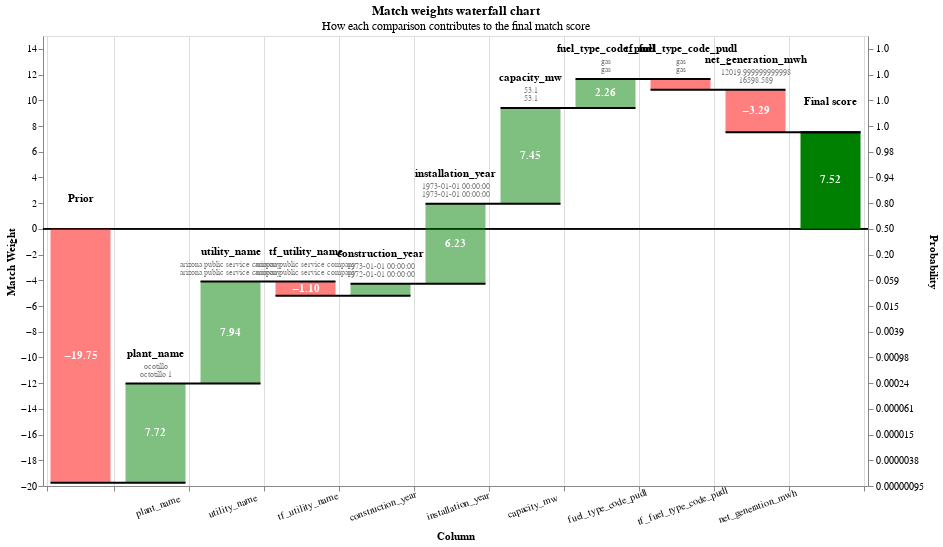

The cell this chart's notebook holds for it:
### Code cell
rec_pred = rec_pred.to_dict(orient="records")
linker.waterfall_chart(rec_pred, filter_nulls=False)

### Figure 1 — Vega-Lite specification as saved in the notebook (floating-point values rounded to 4 significant figures)
{"config": {"view": {"continuousWidth": 400, "continuousHeight": 300}}, "layer": [{"layer": [{"mark": "rule", "encoding": {"color": {"value": "black"}, "size": {"value": 0.5}, "y": {"field": "zero", "type": "quantitative"}}}, {"mark": {"type": "bar", "width": 60}, "encoding": {"color": {"condition": {"test": "(datum.log2_bayes_factor < 0)", "value": "red"}, "value": "green"}, "opacity": {"condition": {"test": "datum.column_name == 'Prior match weight' || datum.column_name == 'Final score'", "value": 1}, "value": 0.5}, "tooltip": [{"field": "column_name", "title": "Comparison column", "type": "nominal"}, {"field": "value_l", "title": "Value (L)", "type": "nominal"}, {"field": "value_r", "title": "Value (R)", "type": "nominal"}, {"field": "label_for_charts", "title": "Label", "type": "ordinal"}, {"field": "sql_condition", "title": "SQL condition", "type": "nominal"}, {"field": "comparison_vector_value", "title": "Comparison vector value", "type": "nominal"}, {"field": "bayes_factor", "format": ",.4f", "title": "Bayes factor = m/u", "type": "quantitative"}, {"field": "log2_bayes_factor", "format": ",.4f", "title": "Match weight = log2(m/u)", "type": "quantitative"}, {"field": "prob", "format": ".4f", "title": "Cumulative match probability", "type": "quantitative"}, {"field": "bayes_factor_description", "title": "Match weight description", "type": "nominal"}], "x": {"axis": {"grid": true, "labelAlign": "center", "labelAngle": -20, "labelExpr": "datum.value == 'Prior' || datum.value == 'Final score' ? '' : datum.value", "labelPadding": 10, "tickBand": "extent", "title": "Column"}, "field": "column_name", "sort": {"field": "bar_sort_order", "order": "ascending"}, "type": "nominal"}, "y": {"axis": {"grid": false, "orient": "left", "title": "Match Weight"}, "field": "previous_sum", "type": "quantitative"}, "y2": {"field": "sum"}}}, {"mark": {"type": "text", "fontWeight": "bold"}, "encoding": {"color": {"value": "white"}, "text": {"condition": {"test": "abs(datum.log2_bayes_factor) > 1", "field": "log2_bayes_factor", "format": ".2f", "type": "nominal"}, "value": ""}, "x": {"axis": {"labelAngle": -20, "title": "Column"}, "field": "column_name", "sort": {"field": "bar_sort_order", "order": "ascending"}, "type": "nominal"}, "y": {"axis": {"orient": "left"}, "field": "center", "type": "quantitative"}}}, {"mark": {"type": "text", "baseline": "bottom", "dy": -25, "fontWeight": "bold"}, "encoding": {"color": {"value": "black"}, "text": {"field": "column_name", "type": "nominal"}, "x": {"axis": {"labelAngle": -20, "title": "Column"}, "field": "column_name", "sort": {"field": "bar_sort_order", "order": "ascending"}, "type": "nominal"}, "y": {"field": "sum_top", "type": "quantitative"}}}, {"mark": {"type": "text", "baseline": "bottom", "dy": -13, "fontSize": 8}, "encoding": {"color": {"value": "grey"}, "text": {"field": "value_l", "type": "nominal"}, "x": {"axis": {"labelAngle": -20, "title": "Column"}, "field": "column_name", "sort": {"field": "bar_sort_order", "order": "ascending"}, "type": "nominal"}, "y": {"field": "sum_top", "type": "quantitative"}}}, {"mark": {"type": "text", "baseline": "bottom", "dy": -5, "fontSize": 8}, "encoding": {"color": {"value": "grey"}, "text": {"field": "value_r", "type": "nominal"}, "x": {"axis": {"labelAngle": -20, "title": "Column"}, "field": "column_name", "sort": {"field": "bar_sort_order", "order": "ascending"}, "type": "nominal"}, "y": {"field": "sum_top", "type": "quantitative"}}}]}, {"mark": {"type": "rule", "color": "black", "strokeWidth": 2, "x2Offset": 30, "xOffset": -30}, "encoding": {"x": {"axis": {"labelAngle": -20, "title": "Column"}, "field": "column_name", "sort": {"field": "bar_sort_order", "order": "ascending"}, "type": "nominal"}, "x2": {"field": "lead"}, "y": {"axis": {"labelExpr": "format(1 / (1 + pow(2, -1*datum.value)), '.2r')", "orient": "right", "title": "Probability"}, "field": "sum", "scale": {"zero": false}, "type": "quantitative"}}}], "data": {"name": "data-12bd405fb9d9baf8d51b933324b0893b"}, "height": 450, "params": [{"name": "record_number", "bind": {"input": "range", "max": 0, "min": 0, "step": 1}, "value": 0}], "resolve": {"axis": {"y": "independent"}}, "title": {"text": "Match weights waterfall chart", "subtitle": "How each comparison contributes to the final match score"}, "transform": [{"filter": "(datum.record_number == record_number)"}, {"window": [{"op": "sum", "field": "log2_bayes_factor", "as": "sum"}, {"op": "lead", "field": "column_name", "as": "lead"}], "frame": [null, 0]}, {"calculate": "datum.column_name === \"Final score\" ? datum.sum - datum.log2_bayes_factor : datum.sum", "as": "sum"}, {"calculate": "datum.lead === null ? datum.column_name : datum.lead", "as": "lead"}, {"calculate": "datum.column_name === \"Final score\" || datum.column_name === \"Prior match weight\" ? 0 : datum.sum - datum.log2_bayes_factor", "as": "previous_sum"}, {"calculate": "datum.sum > datum.previous_sum ? datum.column_name : \"\"", "as": "top_label"}, {"calculate": "datum.sum < datum.previous_sum ? datum.column_name : \"\"", "as": "bottom_label"}, {"calculate": "datum.sum > datum.previous_sum ? datum.sum : datum.previous_sum", "as": "sum_top"}, {"calculate": "datum.sum < datum.previous_sum ? datum.sum : datum.previous_sum", "as": "sum_bottom"}, {"calculate": "(datum.sum + datum.previous_sum) / 2", "as": "center"}, {"calculate": "(datum.log2_bayes_factor > 0 ? \"+\" : \"\") + datum.log2_bayes_factor", "as": "text_log2_bayes_factor"}, {"calculate": "datum.sum < datum.previous_sum ? 4 : -4", "as": "dy"}, {"calculate": "datum.sum < datum.previous_sum ? \"top\" : \"bottom\"", "as": "baseline"}, {"calculate": "1. / (1 + pow(2, -1.*datum.sum))", "as": "prob"}, {"calculate": "0*datum.sum", "as": "zero"}], "width": {"step": 75}, "$schema": "https://vega.github.io/schema/vega-lite/v5.9.3.json", "datasets": {"data-12bd405fb9d9baf8d51b933324b0893b": [{"column_name": "Prior", "label_for_charts": "Starting match weight (prior)", "sql_condition": null, "log2_bayes_factor": -19.75, "bayes_factor": 1.131e-06, "comparison_vector_value": null, "m_probability": null, "u_probability": null, "bayes_factor_description": null, "value_l": "", "value_r": "", "term_frequency_adjustment": null, "bar_sort_order": 0, "record_number": 0}, {"column_name": "plant_name", "label_for_charts": "Jaro_winkler_similarity >= 0.8", "sql_condition": "jaro_winkler_similarity(\"plant_name_l\", \"plant_name_r\") >= 0.8", "log2_bayes_factor": 7.717, "bayes_factor": 210.4, "comparison_vector_value": 2, "m_probability": 0.1692, "u_probability": 0.000804, "bayes_factor_description": "If comparison level is `jaro_winkler_similarity >= 0.8` then comparison is 210.42 times more likely to be a match", "value_l": "ocotillo", "value_r": "octotillo 1", "term_frequency_adjustment": false, "bar_sort_order": 1, "record_number": 0}, {"column_name": "utility_name", "label_for_charts": "Exact match utility_name", "sql_condition": "\"utility_name_l\" = \"utility_name_r\"", "log2_bayes_factor": 7.94, "bayes_factor": 245.6, "comparison_vector_value": 4, "m_probability": 0.4583, "u_probability": 0.001866, "bayes_factor_description": "If comparison level is `exact match utility_name` then comparison is 245.59 times more likely to be a match", "value_l": "arizona public service company", "value_r": "arizona public service company", "term_frequency_adjustment": false, "bar_sort_order": 2, "record_number": 0}, {"column_name": "tf_utility_name", "label_for_charts": "Term freq adjustment on utility_name with weight {cl.tf_adjustment_weight}", "sql_condition": "\"utility_name_l\" = \"utility_name_r\"", "log2_bayes_factor": -1.103, "bayes_factor": 0.4656, "comparison_vector_value": 4, "m_probability": null, "u_probability": null, "bayes_factor_description": "Term frequency adjustment on utility_name makes comparison  2.15 times less likely to be a match", "value_l": "arizona public service company", "value_r": "arizona public service company", "term_frequency_adjustment": true, "bar_sort_order": 3, "record_number": 0}, {"column_name": "construction_year", "label_for_charts": "Within 1 year", "sql_condition": "\n            abs(date_diff('year', \"construction_year_l\",\n              \"construction_year_r\")) <= 1\n        ", "log2_bayes_factor": 0.9277, "bayes_factor": 1.902, "comparison_vector_value": 2, "m_probability": 0.03654, "u_probability": 0.01921, "bayes_factor_description": "If comparison level is `within 1 year` then comparison is 1.90 times more likely to be a match", "value_l": "1973-01-01 00:00:00", "value_r": "1972-01-01 00:00:00", "term_frequency_adjustment": false, "bar_sort_order": 4, "record_number": 0}, {"column_name": "installation_year", "label_for_charts": "Exact match", "sql_condition": "\"installation_year_l\" = \"installation_year_r\"", "log2_bayes_factor": 6.231, "bayes_factor": 75.11, "comparison_vector_value": 3, "m_probability": 0.914, "u_probability": 0.01217, "bayes_factor_description": "If comparison level is `exact match` then comparison is 75.11 times more likely to be a match", "value_l": "1973-01-01 00:00:00", "value_r": "1973-01-01 00:00:00", "term_frequency_adjustment": false, "bar_sort_order": 5, "record_number": 0}, {"column_name": "capacity_mw", "label_for_charts": "< 0.01% diff", "sql_condition": "(abs(\"capacity_mw_l\" - \"capacity_mw_r\")/\n            (case\n                when \"capacity_mw_r\" > \"capacity_mw_l\"\n                then \"capacity_mw_r\"\n                else \"capacity_mw_l\"\n            end))\n            < 0.0001", "log2_bayes_factor": 7.445, "bayes_factor": 174.3, "comparison_vector_value": 4, "m_probability": 0.4349, "u_probability": 0.002496, "bayes_factor_description": "If comparison level is `< 0.01% diff` then comparison is 174.25 times more likely to be a match", "value_l": "53.1", "value_r": "53.1", "term_frequency_adjustment": false, "bar_sort_order": 6, "record_number": 0}, {"column_name": "fuel_type_code_pudl", "label_for_charts": "Exact match", "sql_condition": "\"fuel_type_code_pudl_l\" = \"fuel_type_code_pudl_r\"", "log2_bayes_factor": 2.257, "bayes_factor": 4.78, "comparison_vector_value": 1, "m_probability": 0.8968, "u_probability": 0.1876, "bayes_factor_description": "If comparison level is `exact match` then comparison is 4.78 times more likely to be a match", "value_l": "gas", "value_r": "gas", "term_frequency_adjustment": false, "bar_sort_order": 7, "record_number": 0}, {"column_name": "tf_fuel_type_code_pudl", "label_for_charts": "Term freq adjustment on fuel_type_code_pudl with weight {cl.tf_adjustment_weight}", "sql_condition": "\"fuel_type_code_pudl_l\" = \"fuel_type_code_pudl_r\"", "log2_bayes_factor": -0.8483, "bayes_factor": 0.5554, "comparison_vector_value": 1, "m_probability": null, "u_probability": null, "bayes_factor_description": "Term frequency adjustment on fuel_type_code_pudl makes comparison  1.80 times less likely to be a match", "value_l": "gas", "value_r": "gas", "term_frequency_adjustment": true, "bar_sort_order": 8, "record_number": 0}, {"column_name": "net_generation_mwh", "label_for_charts": "All other comparisons", "sql_condition": "ELSE", "log2_bayes_factor": -3.289, "bayes_factor": 0.1023, "comparison_vector_value": 0, "m_probability": 0.09929, "u_probability": 0.9707, "bayes_factor_description": "If comparison level is `all other comparisons` then comparison is  9.78 times less likely to be a match", "value_l": "12019.999999999998", "value_r": "16598.589", "term_frequency_adjustment": false, "bar_sort_order": 9, "record_number": 0}, {"column_name": "Final score", "label_for_charts": "Final score", "sql_condition": null, "log2_bayes_factor": 7.523, "bayes_factor": 184.0, "comparison_vector_value": null, "m_probability": null, "u_probability": null, "bayes_factor_description": null, "value_l": "", "value_r": "", "term_frequency_adjustment": null, "bar_sort_order": 10, "record_number": 0}]}}
